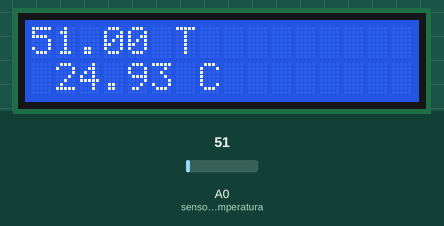
The sketch below on a simulated Arduino Uno, built with avr-gcc and run on an emulated ATmega328P. Parts: 16×2 character LCD. The test bench sets the inputs (shaded band); at power-on: A0 (sensorTemperatura) = 51.

Above: at 3.2 s.
3.3 s: A0 (sensorTemperatura) set to 61
At 3.7 s:
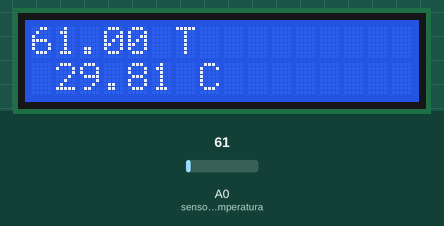
6.3 s: A0 (sensorTemperatura) set to 71
At 6.57 s:
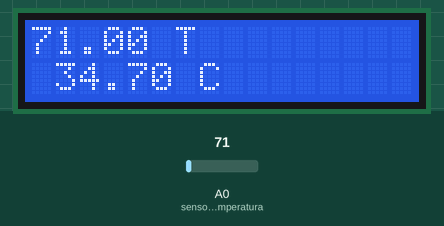
7.8 s: A0 (sensorTemperatura) set to 86
At 8.01 s:
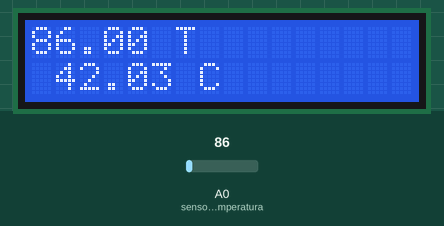
Timing chart, 0 to 10.8 s (numbered marks = the images above; inputs shaded):
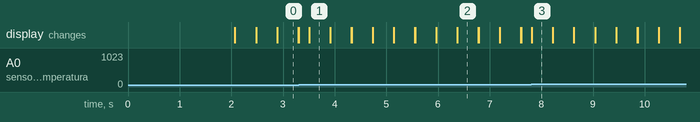

The sketch:

lcdtemperatura.ino
```cpp
#include<LiquidCrystal.h>

LiquidCrystal dcl(12,11,5,4,3,2); //declara os pinos que o display vai trabalhar
float temperatura = 0;
float c;
const int sensorTemperatura = A0;

void setup() {

  dcl.begin(16,2); //indica qual é o tipo de display nesse caso 16 colunas por 2 linhas

  dcl.setCursor(0,0); //indica onde o cursor vai estar, nesse caso coluna 0 na primeira linha. nesse caso o 0
  dcl.print("CURSO ARDUINO");

  dcl.setCursor(0,1);//vai estar na coluna 0 na segunda linha nesse caso o 1;
  dcl.print("Display");
  delay(2000);
   dcl.clear(); //limpa o texto

}

void loop () {
  getTemp();
  dcl.print(temperatura);
  dcl.print(" T");
  dcl.setCursor(1,1);
  dcl.print(c);
  dcl.print(" C");
  delay(200);
  dcl.clear();

}
void getTemp(){
  temperatura = analogRead(sensorTemperatura);

  c = ((500*temperatura)/1023);  //mais simples ate agora em graus ceusis
  //c = (((float(temperatura)/1023)*5)*100); //


}
```

Measured:
- after the input at 3.3 s, the display: first differs from a run without the input after 0.21 s (image 1)
- after the input at 6.3 s, the display: first differs from a run without the input after 0.08 s (image 2)
- after the input at 7.8 s, the display: changes at once (image 3)
- what the display in image 0 shows lasts 0.4 s, from 2.9 s to 3.3 s
